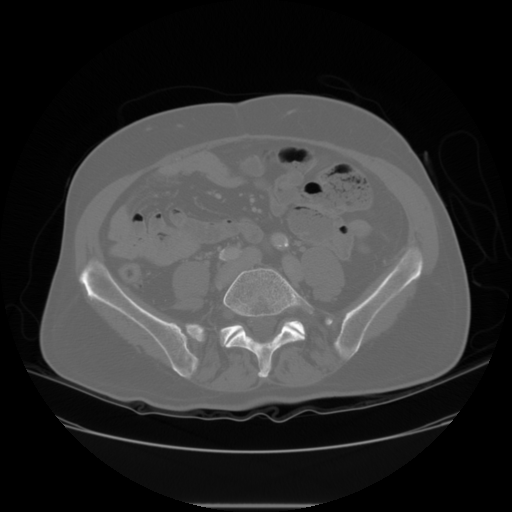
#> input picture Set Generation/prueba.png, 512 x 512 px
$ jupyter execute Generador_de_sets_de_entrenamiento.ipynb
#> lines starting #> are read from the running program, lines starting #| are printed output that depends on the picture; after the words box and inside, x2 and y2 are one past the last pixel; in counts of white or black regions, pixels touching at a corner belong together
[cell 1]
# https://docs.opencv.org/master/d3/db4/tutorial_py_watershed.html

[cell 2]
import numpy as np
import cv2 as cv
from matplotlib import pyplot as plt
img = cv.imread('prueba.png')
#> img is the input picture: shape (512, 512, 3); min 0, max 255, mean 50.2
gray = cv.cvtColor(img,cv.COLOR_BGR2GRAY)
ret, thresh = cv.threshold(gray,0,255,cv.THRESH_BINARY_INV+cv.THRESH_OTSU)
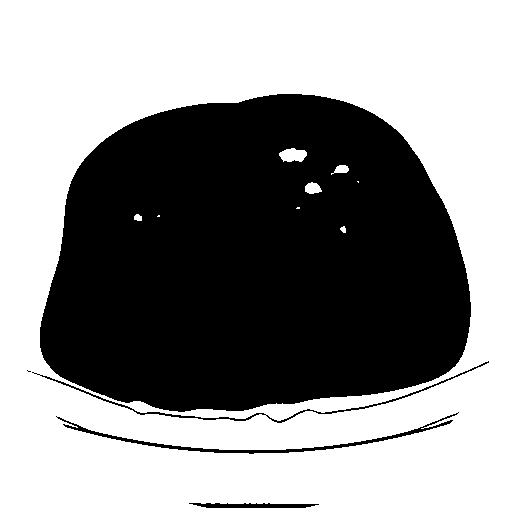
#> thresh: shape (512, 512); 56.8% white; 5 black regions (1 under 20 px), largest, box (x1, y1, x2, y2) and area: (40, 94, 471, 412) 110437, (56, 412, 459, 454) 1352, (32, 361, 489, 423) 867, (189, 503, 319, 508) 486
#> ret = 57

[cell 3]
# Imagen original
plt.axis("off")
plt.imshow(cv.cvtColor(img, cv.COLOR_BGR2RGB))
plt.show()

[cell 4]
# Imagen en escala de grisese
plt.axis("off")
plt.imshow(cv.cvtColor(thresh, cv.COLOR_BGR2RGB))
plt.show()

[cell 5]
# Filtrado de la imagen
# eliminacion de ruido
kernel = np.ones((3,3),np.uint8)
opening = cv.morphologyEx(thresh,cv.MORPH_OPEN,kernel, iterations = 2)
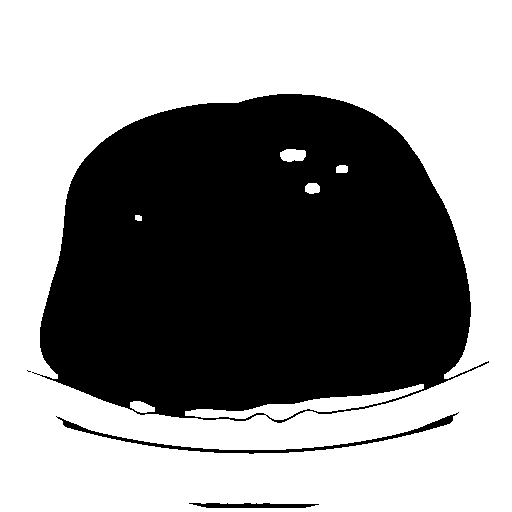
#> opening: shape (512, 512); 56.6% white; 4 black regions (1 under 20 px), largest, box (x1, y1, x2, y2) and area: (32, 94, 489, 423) 111864, (56, 412, 459, 454) 1458, (189, 503, 319, 508) 496
# area de fondo
sure_bg = cv.dilate(opening,kernel,iterations=3)
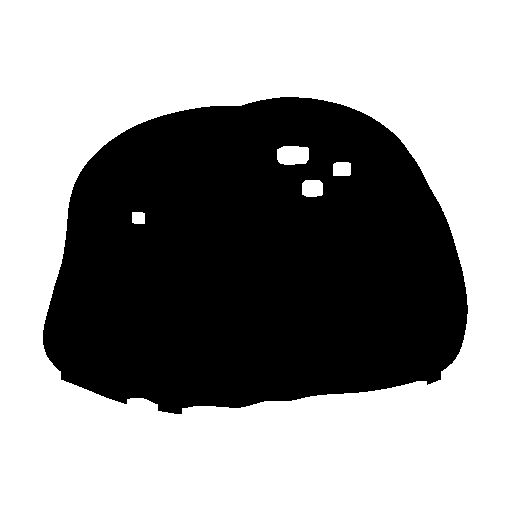
#> sure_bg: shape (512, 512); 59.6% white; 1 black region, box (x1, y1, x2, y2) and area: (43, 97, 468, 414) 105917
# area de interes
dist_transform = cv.distanceTransform(opening,cv.DIST_L2,5)
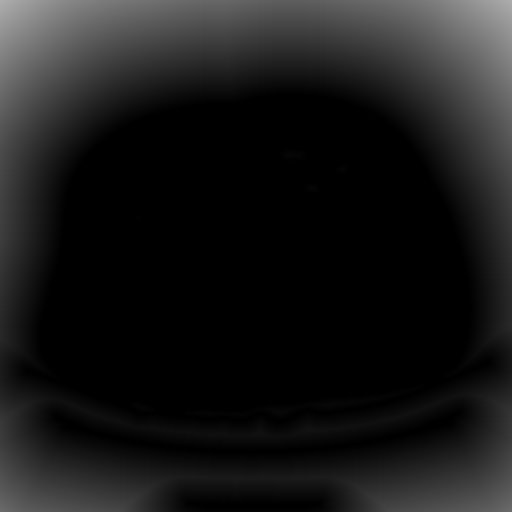
#> dist_transform: shape (512, 512) float32; min 0, max 173.9, mean 25.6
ret, sure_fg = cv.threshold(dist_transform,0.7*dist_transform.max(),255,0)
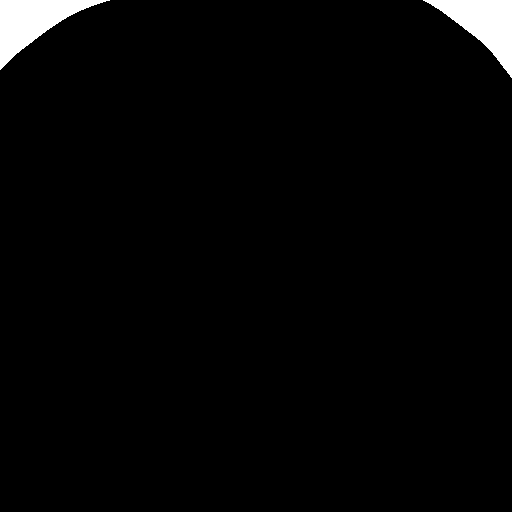
#> sure_fg: shape (512, 512) float32; 2.3% white; 2 white regions, box (x1, y1, x2, y2) and area: (0, 0, 110, 70) 3146, (423, 0, 512, 78) 2973
#> ret = 121.7
# encontrando la region desconocida
sure_fg = np.uint8(sure_fg)
unknown = cv.subtract(sure_bg,sure_fg)
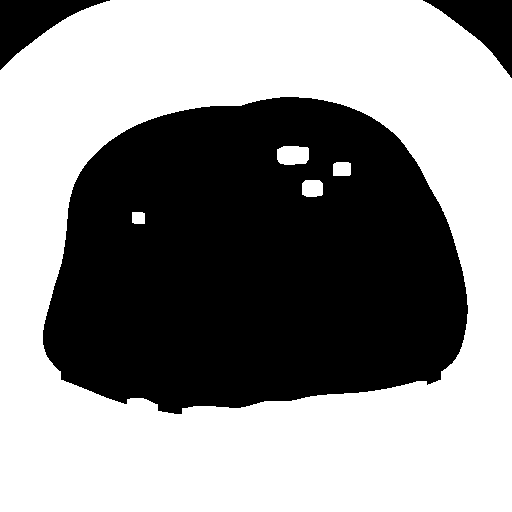
#> unknown: shape (512, 512); 57.3% white; 3 black regions, box (x1, y1, x2, y2) and area: (43, 97, 468, 414) 105917, (0, 0, 110, 70) 3146, (423, 0, 512, 78) 2973

[cell 6]
kernel

[cell 7]
# ploteo de region desconocida
plt.axis("off")
plt.imshow(cv.cvtColor(unknown, cv.COLOR_BGR2RGB))
plt.show()

[cell 8]
# https://stackoverflow.com/questions/22240746/recognize-open-and-closed-shapes-opencv
contours, hierarchy = cv.findContours(unknown, cv.RETR_CCOMP, cv.CHAIN_APPROX_SIMPLE)
#> contours = 6 contours; box (x1, y1, x2, y2) and area: (0, 0, 512, 512) 255073, (42, 96, 469, 415) 107781, (277, 146, 309, 165) 506, (302, 180, 323, 197) 300, (333, 162, 351, 176) 216, (132, 212, 145, 224) 129
hierarchy = hierarchy[0]

for i, c in enumerate(contours):
    if hierarchy[i][2] < 0 and hierarchy[i][3] < 0:
        cv.drawContours(img, contours, i, (0, 0, 255), 2)
    else:
        cv.drawContours(img, contours, i, (0, 255, 0), 2)
#> this loop made 6 passes
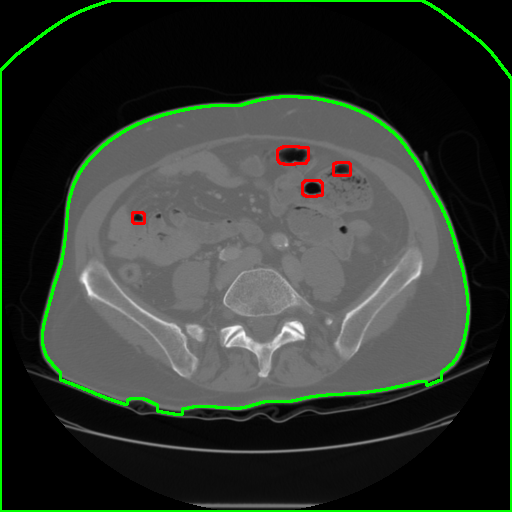
#> img: shape (512, 512, 3); 3.53% of pixels changed, all inside (x1, y1, x2, y2) = (0, 0, 512, 512)
#write to the same directory
plt.axis("off")
plt.imshow(cv.cvtColor(img, cv.COLOR_BGR2RGB))
plt.show()
